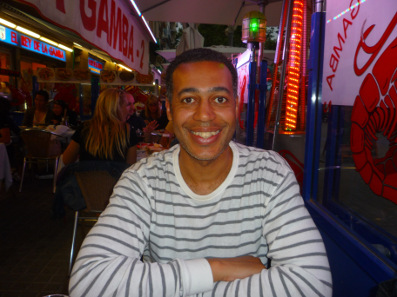
#> input picture test files/P1060072.jpg, 397 x 297 px
$ python temp.py
#> lines starting #> are read from the running program, lines starting #| are printed output that depends on the picture; after the words box and inside, x2 and y2 are one past the last pixel; in counts of white or black regions, pixels touching at a corner belong together
### classes/OpenCvImage.py
import cv2
import cv2.cv as cv
import numpy as np
from OpenCvColours import *
from copy import deepcopy


hsv_map = np.zeros((180, 256, 3), np.uint8)
h, s = np.indices(hsv_map.shape[:2])
hsv_map[:, :, 0] = h
hsv_map[:, :, 1] = s
hsv_map[:, :, 2] = 255
hsv_map = cv2.cvtColor(hsv_map, cv2.COLOR_HSV2BGR)
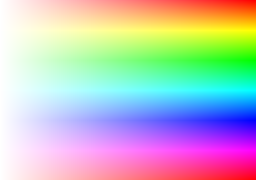
#> hsv_map: shape (180, 256, 3); mean B, G, R 190.8, 190.8, 190.9
#> further down, img is the input picture: shape (297, 397, 3); mean B, G, R 68.1, 67.1, 89.7


class OpenCvImage(object):


    def __init__(self, image, fileName = None):

        self._image = image
        self._fileName = fileName
        self._shape = image.shape[1::-1]
#> self._shape = (397, 297)

        self._isColour = False
        if image.ndim == 3:
            self._isColour = True


    # [8 lines left out: function fromFile, not called in this run]

    def saveAs(self, filename):

        cv2.imwrite(filename, self._image)


    def image(self):

        return self._image


    def shape(self):

        return self._shape


    # [8 lines left out: function toFile, not called in this run]


    def isColour(self):

        return self._isColour


    # [150 lines left out: functions toGrayScale, toColour, toColoursRC, toColoursRGV, toColoursCMV, toGaussianBlurred and 6 more, not called in this run]


    def getMaskedHSVImage(self, hRange = (0, 180), sRange = (0, 255), vRange = (0, 255), maskIsInclusive = True):
        '''
        Although the OpenCV hue range is from 0 to 180, a range from 0 to 360 can be supplied
        to allow for ranges which cross the range e.g. from 150 to 30
        If maskIsInclusive, then the HSV range is included in the returned image
        otherwise it is excluded and the rest of the image is returned
        '''
#> called with hRange = (0, 50), sRange = (0, 255), vRange = (0, 255), maskIsInclusive = True
        image = self._image
        hsv = cv2.cvtColor(image, cv2.COLOR_BGR2HSV)
#> hsv: shape (297, 397, 3); mean H, S, V 74.5, 119.7, 95.4
        # Define unwanted ranges
        if hRange[0] % 180 < hRange[1] % 180:
            if maskIsInclusive:
                outH = (hsv[:, :, 0] < hRange[0] % 180) | (hsv[:, :, 0] > hRange[1] % 180)
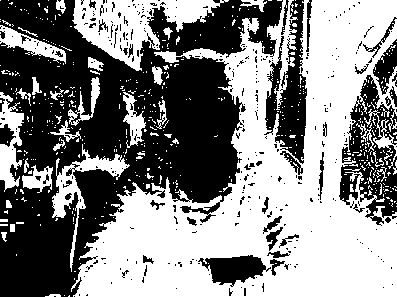
#> outH: shape (297, 397) bool; 52.3% white; 362 black regions (320 under 20 px), largest, box (x1, y1, x2, y2) and area: (0, 0, 283, 297) 43194, (339, 75, 397, 226) 4185, (264, 0, 307, 164) 3339
            else:
                outH = (hsv[:, :, 0] >= hRange[0] % 180) & (hsv[:, :, 0] <= hRange[1] % 180)
        else:
            if maskIsInclusive:
                outH = (hsv[:, :, 0] < hRange[0] % 180) & (hsv[:, :, 0] > hRange[1] % 180)
            else:
                outH = (hsv[:, :, 0] >= hRange[0] % 180) & (hsv[:, :, 0] <= hRange[1] % 180)

        if maskIsInclusive:
            outS = (hsv[:, :, 1] < sRange[0]) | (hsv[:, :, 1] > sRange[1])
#> outS: shape (297, 397) bool; every value is 0
        else:
            outS = (hsv[:, :, 1] >= sRange[0]) & (hsv[:, :, 1] <= sRange[1])

        outV = (hsv[:, :, 2] < vRange[0]) | (hsv[:, :, 2] > vRange[1])

        # Zero out unwanted ranges
        hsv[outH] = 0
#> hsv: shape (297, 397, 3); mean H, S, V 5.3, 74.4, 37.7
        hsv[outS] = 0
        hsv[outV] = 0

        bgr = cv2.cvtColor(hsv, cv2.COLOR_HSV2BGR)
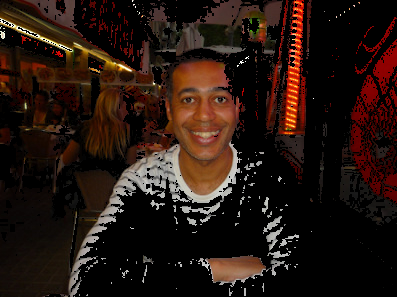
#> bgr: shape (297, 397, 3); mean B, G, R 15.6, 22, 37.7
        return OpenCvImage(bgr)


    def replaceHueRange(self, originalRange, newRange):

        # Create a masked image with only the hues in the range
        maskedImage = self.getMaskedHSVImage(hRange = originalRange)

        # Get HSV versions of the original and masked images
        hsvImage = cv2.cvtColor(self.image(), cv2.COLOR_BGR2HSV)
        hsvMaskedImage = cv2.cvtColor(maskedImage.image(), cv2.COLOR_BGR2HSV)
#> hsvMaskedImage: shape (297, 397, 3); mean H, S, V 5.2, 75.7, 37.7

        # Rescale the hues in the masked image
        hsvMaskedImage[:, :, 0] -= originalRange[0]
#> (the run stopped early here; a loop or call above may not have finished)
